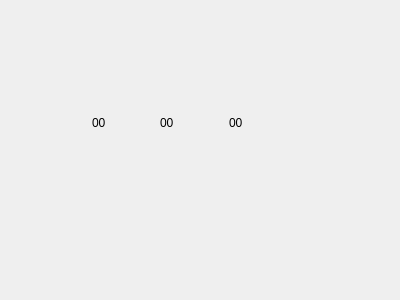
<?xml version="1.0" encoding="UTF-8"?>
<ui version="4.0">
 <class>Widget</class>
 <widget class="QWidget" name="Widget">
  <property name="geometry">
   <rect>
    <x>0</x>
    <y>0</y>
    <width>400</width>
    <height>300</height>
   </rect>
  </property>
  <property name="windowTitle">
   <string>Widget</string>
  </property>
  <widget class="QWidget" name="">
   <property name="geometry">
    <rect>
     <x>81</x>
     <y>87</y>
     <width>221</width>
     <height>71</height>
    </rect>
   </property>
   <layout class="QGridLayout" name="gridLayout">
    <item row="0" column="0">
     <widget class="QLabel" name="label_ten">
      <property name="text">
       <string>00</string>
      </property>
     </widget>
    </item>
    <item row="0" column="1">
     <widget class="QLabel" name="label_bai">
      <property name="text">
       <string>00</string>
      </property>
     </widget>
    </item>
    <item row="0" column="2">
     <widget class="QLabel" name="label_ge">
      <property name="text">
       <string>00</string>
      </property>
     </widget>
    </item>
   </layout>
  </widget>
 </widget>
 <layoutdefault spacing="6" margin="11"/>
 <resources/>
 <connections/>
</ui>
